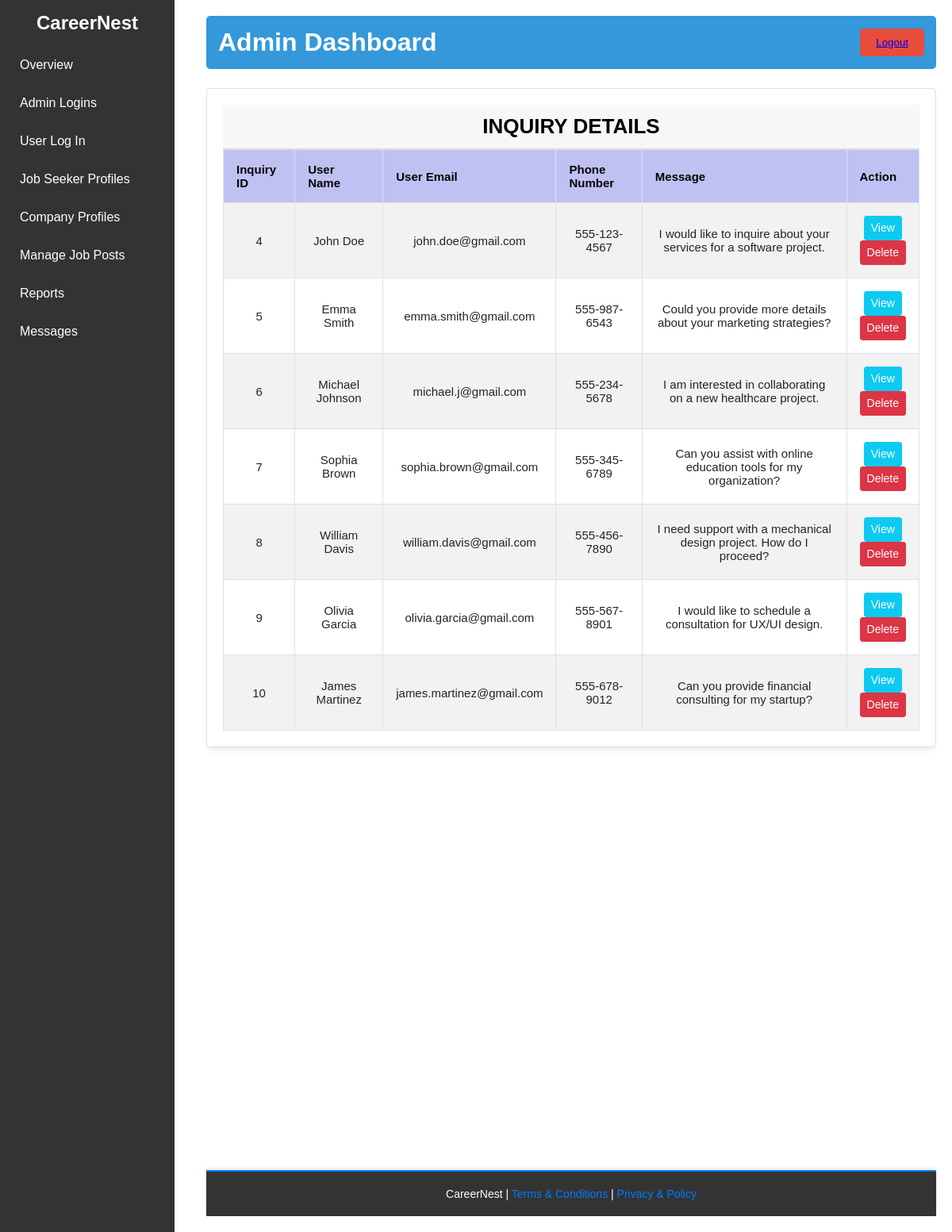
Screenshot of /inquiry.php with the database file from the repository.
### tables this page shows
CREATE TABLE `inquiry` (
  `Inquiry_ID` int(11) NOT NULL,
  `User_Name` varchar(225) NOT NULL,
  `User_Email` varchar(225) DEFAULT NULL,
  `Phone_Number` varchar(20) DEFAULT NULL,
  `Message` text DEFAULT NULL
);

### inquiry.php (the view, shortened to what this page needs)
<?php
    require 'inquiry_dbcon.php';
?>
<!doctype html>
<html lang="en">
  <head>
    <link href="CSS/inquiry.css" rel="stylesheet">
    <link href="CSS/inquiry_message.css" rel="stylesheet">
    <link rel="stylesheet" href="CSS/admin.css">
    <link href="CSS/manage_job_posts.css" rel="stylesheet">
</head>
<body>
    <div class="sidebar">
        <h2>CareerNest</h2>
        <ul>
            <li><a href="adminpage.php">Overview</a></li>
            <li><a href="admin_logins.php">Admin Logins</a></li>
            <li><a href="userSignInDashbord.php">User Log In</a></li>
            <li><a href="display.php">Job Seeker Profiles</a></li>
            <li><a href="company_profiles.php">Company Profiles</a></li>
            <li><a href="manage_job_posts.php">Manage Job Posts</a></li>
            <li><a href="admin_report.php">Reports</a></li>
            <li><a href="inquiry.php">Messages</a></li>
        </ul>
    </div>
    <div class="main-content">
        <header>
            <h1>Admin Dashboard</h1>
            <button id="logoutBtn"> <a href="sign_out.php">Logout</a></button>
        </header>
    <div class="container mt-4">
        <div class="row">
            <div class="col-md-12">
                <div class="card">
                    <div class="card-header">
                        <h4>Inquiry Details
                        </h4>
                    </div>
                    <div class="card-body">
                        <table class="table table-bordered table-striped">
                            <thead>
                                <tr>
                                    <th>Inquiry ID</th>
                                    <th>User Name</th>
                                    <th>User Email</th>
                                    <th>Phone Number</th>
                                    <th>Message</th>
                                    <th>Action</th>
                                </tr>
                            </thead>
                            <tbody>
                                <?php
                                    $query = "SELECT * FROM inquiry";
                                    $query_run = mysqli_query($con, $query);
                                    if(mysqli_num_rows($query_run) > 0)
                                    {
                                        foreach($query_run as $inquiry)
                                        {
                                            ?>
                                            <tr>
                                                <td><?= $inquiry['Inquiry_ID']; ?></td>
                                                <td><?= $inquiry['User_Name']; ?></td>
                                                <td><?= $inquiry['User_Email']; ?></td>
                                                <td><?= $inquiry['Phone_Number']; ?></td>
                                                <td><?= $inquiry['Message']; ?></td>
                                                <td>
                                                    <a id="tx" href="inquiry_view.php?Inquiry_ID=<?= $inquiry['Inquiry_ID']; ?>" class="btn btn-info btn-sm">View</a>
                                                    <form id="tx" action="inquiry_code.php" method="POST" class="d-inline">
                                                        <button type="submit" name="delete_inquiry" value="<?=$inquiry['Inquiry_ID'];?>" class="btn btn-danger btn-sm">Delete</button>
                                                    </form>
                                                </td>
                                            </tr>
                                            <?php
                                        }
                                    }
                                    else
                                    {
                                        echo "<h5> No Record Found </h5>";
                                    }
                                ?>
                            </tbody>
                        </table>
                    </div>
                </div>
            </div>
        </div>
    </div>
    <footer>
            <p>CareerNest | <a href="#">Terms & Conditions</a> | <a href="privacy&policy.php">Privacy & Policy</a></p>
        </footer>
    </div>
</body>
</html>

### CSS/inquiry.css (style rules this page uses)
.container { width: 100%; padding-right: 0.75rem; padding-left: 0.75rem; margin-right: auto; margin-left: auto; height: 112vh; overflow: hidden; }
.mt-4 { margin-top: 1.5rem; }
#tx { text-decoration: none; }
.row { display: flex; flex-wrap: wrap; margin-right: -0.75rem; margin-left: -0.75rem; flex: 1; }
.row h4 { font-size: 26px; text-transform: uppercase; }
.col-md-12 { flex: 0 0 100%; max-width: 100%; }
.card { position: relative; display: flex; flex-direction: column; min-width: 0; word-wrap: break-word; background-color: #fff; background-clip: border-box; border: 1px solid rgba(0, 0, 0, 0.125); border-radius: 0.25rem; flex: 1; }
.card-header { padding: 0.75rem 1.25rem; margin-bottom: 0; background-color: rgba(0, 0, 0, 0.03); border-bottom: 1px solid rgba(0, 0, 0, 0.125); font-size: 20px; }
.card-body { flex: 1 1 auto; padding: 0; font-size: 15px; overflow-x: auto; overflow-y: auto; min-width: 100%; max-height: calc(100vh - 200px); -webkit-overflow-scrolling: touch; width:calc(100vh - 600px); overflow-x: scroll; position: relative; }
.btn { display: inline-block; font-weight: 400; color: #fff; text-align: center; vertical-align: middle; user-select: none; background-color: transparent; border: 1px solid transparent; padding: 0.375rem 0.75rem; font-size: 1rem; line-height: 1.5; border-radius: 0.25rem; transition: color 0.15s ease-in-out, background-color 0.15s ease-in-out, border-color 0.15s ease-in-out, box-shadow 0.15s ease-in-out; }
.btn-info { color: #fff; background-color: #0dcaf0; border-color: #0dcaf0; }
.btn-danger { color: #fff; background-color: #dc3545; border-color: #dc3545; }
.btn-sm { padding: 0.25rem 0.5rem; font-size: 0.875rem; line-height: 1.5; border-radius: 0.2rem; }
.table { width: 100%; margin-bottom: 0; color: #212529; border-collapse: collapse; min-width: 300px; }
.table-bordered { border: 1px solid #dee2e6; }
.table-bordered th, .table-bordered td { border: 1px solid #dee2e6; }
.table-striped tbody tr:nth-of-type(odd) { background-color: rgba(0, 0, 0, 0.05); }
.table thead { position: sticky; top: 0; z-index: 10; color: #fff; vertical-align: bottom; background-color: #f8f9fa; text-align: left; }
.table th { padding: 1rem; vertical-align: middle; border-top: 1px solid #dee2e6; background-color: #c0c1f3; position: sticky; top: 0px; background-color: #c0c1f3;; color: #000000; }
.table td { padding: 1rem; vertical-align: middle; border-top: 1px solid #dee2e6; }
footer { text-align: center; padding: 20px; background-color: #333; color: #fff; position: relative; width: 100%; border-top: 2px solid #007bff; font-size: 14px; box-shadow: 0 -2px 5px rgba(0, 0, 0, 0.1); }
footer a { color: #007bff; text-decoration: none; }

### CSS/admin.css (style rules this page uses)
* { margin: 0; padding: 0; box-sizing: border-box; margin: 0; padding: 0; }
body { font-family: Arial, sans-serif; display: flex; min-height: 100vh; }
.sidebar { width: 220px; background-color: #333; height: auto; color: #fff; padding: 15px; }
.sidebar h2 { text-align: center; margin-bottom: 20px; color: #fff; }
.sidebar ul { list-style: none; padding: 0; }
.sidebar ul li { margin: 10px 0; }
.sidebar ul li a { color: #fff; text-decoration: none; padding: 10px; display: block; transition: background 0.3s; }
.main-content { flex-grow: 1; padding: 20px; margin-left: 20px; }
header { display: flex; justify-content: space-between; align-items: center; background-color: #3498DB; color: white; padding: 15px; border-radius: 5px; }
header h1 { margin: 0; }
#logoutBtn { padding: 10px 20px; background-color: #E74C3C; color: white; border: none; border-radius: 5px; cursor: pointer; }
.card { background-color: white; padding: 20px; border-radius: 5px; box-shadow: 0 2px 10px rgba(0, 0, 0, 0.1); flex: 1; text-align: center; }
footer { text-align: center; padding: 20px; background-color: #333; color: #fff; position: relative; width: 100%; border-top: 2px solid #007bff; font-size: 14px; box-shadow: 0 -2px 5px rgba(0, 0, 0, 0.1); }
footer a { color: #007bff; text-decoration: none; }

### rows the page displays
inquiry: Inquiry_ID "4", User_Name "John Doe", User_Email "john.doe@gmail.com", Phone_Number "555-123-4567", Message "I would like to inquire about your services for a software project."
inquiry: Inquiry_ID "5", User_Name "Emma Smith", User_Email "emma.smith@gmail.com", Phone_Number "555-987-6543", Message "Could you provide more details about your marketing strategies?"
inquiry: Inquiry_ID "6", User_Name "Michael Johnson", User_Email "michael.j@gmail.com", Phone_Number "555-234-5678", Message "I am interested in collaborating on a new healthcare project."
inquiry: Inquiry_ID "7", User_Name "Sophia Brown", User_Email "sophia.brown@gmail.com", Phone_Number "555-345-6789", Message "Can you assist with online education tools for my organization?"
inquiry: Inquiry_ID "8", User_Name "William Davis", User_Email "william.davis@gmail.com", Phone_Number "555-456-7890", Message "I need support with a mechanical design project. How do I proceed?"
inquiry: Inquiry_ID "9", User_Name "Olivia Garcia", User_Email "olivia.garcia@gmail.com", Phone_Number "555-567-8901", Message "I would like to schedule a consultation for UX/UI design."
inquiry: Inquiry_ID "10", User_Name "James Martinez", User_Email "james.martinez@gmail.com", Phone_Number "555-678-9012", Message "Can you provide financial consulting for my startup?"
